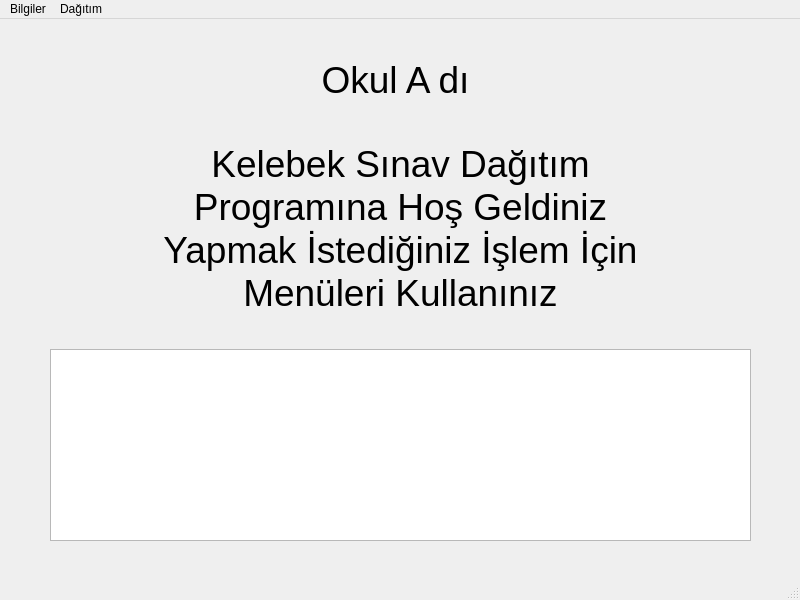
<?xml version="1.0" encoding="UTF-8"?>
<ui version="4.0">
 <class>Anaekran</class>
 <widget class="QMainWindow" name="Anaekran">
  <property name="geometry">
   <rect>
    <x>0</x>
    <y>0</y>
    <width>800</width>
    <height>600</height>
   </rect>
  </property>
  <property name="windowTitle">
   <string>MainWindow</string>
  </property>
  <widget class="QWidget" name="centralwidget">
   <widget class="QLabel" name="label">
    <property name="geometry">
     <rect>
      <x>160</x>
      <y>120</y>
      <width>481</width>
      <height>181</height>
     </rect>
    </property>
    <property name="font">
     <font>
      <pointsize>28</pointsize>
     </font>
    </property>
    <property name="text">
     <string>&lt;html&gt;&lt;head/&gt;&lt;body&gt;&lt;p align=&quot;center&quot;&gt;Kelebek Sınav Dağıtım Programına Hoş Geldiniz &lt;br/&gt;Yapmak İstediğiniz İşlem İçin Menüleri Kullanınız&lt;/p&gt;&lt;/body&gt;&lt;/html&gt;</string>
    </property>
    <property name="alignment">
     <set>Qt::AlignCenter</set>
    </property>
    <property name="wordWrap">
     <bool>true</bool>
    </property>
   </widget>
   <widget class="QLabel" name="label_2">
    <property name="geometry">
     <rect>
      <x>120</x>
      <y>0</y>
      <width>551</width>
      <height>121</height>
     </rect>
    </property>
    <property name="font">
     <font>
      <pointsize>28</pointsize>
     </font>
    </property>
    <property name="text">
     <string>Okul A dı</string>
    </property>
    <property name="alignment">
     <set>Qt::AlignCenter</set>
    </property>
    <property name="wordWrap">
     <bool>true</bool>
    </property>
   </widget>
   <widget class="QTableWidget" name="tableWidget">
    <property name="geometry">
     <rect>
      <x>50</x>
      <y>330</y>
      <width>701</width>
      <height>192</height>
     </rect>
    </property>
   </widget>
  </widget>
  <widget class="QMenuBar" name="menubar">
   <property name="geometry">
    <rect>
     <x>0</x>
     <y>0</y>
     <width>800</width>
     <height>21</height>
    </rect>
   </property>
   <widget class="QMenu" name="menuBilgiler">
    <property name="title">
     <string>Bilgiler</string>
    </property>
    <widget class="QMenu" name="menusubeislemleri">
     <property name="title">
      <string>Şube Bilgileri Giriş ve Güncelleme</string>
     </property>
     <addaction name="SubeisimleriGuncelle"/>
     <addaction name="SubeListesi"/>
    </widget>
    <widget class="QMenu" name="menusfizikiislemler">
     <property name="title">
      <string>Fiziki Sınıf Giriş ve Güncelleme</string>
     </property>
     <addaction name="SinavyeriGuncelle"/>
     <addaction name="KapasiteGuncelle"/>
    </widget>
    <addaction name="OkulBilgileriGuncelle"/>
    <addaction name="menusubeislemleri"/>
    <addaction name="menusfizikiislemler"/>
    <addaction name="cikis"/>
   </widget>
   <widget class="QMenu" name="menudagitim">
    <property name="title">
     <string>Dağıtım</string>
    </property>
    <widget class="QMenu" name="YeniDagitim">
     <property name="title">
      <string>Yeni Dağıtım</string>
     </property>
    </widget>
    <addaction name="YeniDagitim"/>
    <addaction name="EskiDagitimlar"/>
   </widget>
   <addaction name="menuBilgiler"/>
   <addaction name="menudagitim"/>
  </widget>
  <widget class="QStatusBar" name="statusbar"/>
  <action name="OkulBilgileriGuncelle">
   <property name="text">
    <string>Okul Bilgilerini Güncelle</string>
   </property>
  </action>
  <action name="EskiDagitimlar">
   <property name="text">
    <string>Eski Dağıtımlar</string>
   </property>
  </action>
  <action name="SubeisimleriGuncelle">
   <property name="text">
    <string>Şube isimleri Güncelle</string>
   </property>
  </action>
  <action name="SubeListesi">
   <property name="text">
    <string>Şube Listelerini Güncelle</string>
   </property>
  </action>
  <action name="SinavyeriGuncelle">
   <property name="text">
    <string>Sınav Yeri Güncelle</string>
   </property>
  </action>
  <action name="KapasiteGuncelle">
   <property name="text">
    <string>Kapasiteleri Güncelle</string>
   </property>
  </action>
  <action name="actionDa_t_m_Yap">
   <property name="text">
    <string>Dağıtım Yap</string>
   </property>
  </action>
  <action name="cikis">
   <property name="text">
    <string>Çıkış</string>
   </property>
  </action>
 </widget>
 <resources/>
 <connections>
  <connection>
   <sender>cikis</sender>
   <signal>triggered()</signal>
   <receiver>Anaekran</receiver>
   <slot>close()</slot>
   <hints>
    <hint type="sourcelabel">
     <x>-1</x>
     <y>-1</y>
    </hint>
    <hint type="destinationlabel">
     <x>399</x>
     <y>299</y>
    </hint>
   </hints>
  </connection>
 </connections>
 <slots>
  <signal>triggered()</signal>
 </slots>
</ui>
